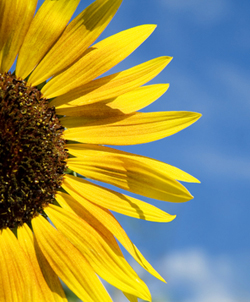
#> input picture Lab4/images/sunflower.jpg, 250 x 302 px
$ python 3.py
#> lines starting #> are read from the running program, lines starting #| are printed output that depends on the picture
import cv2 as cv
import numpy as np
import matplotlib.pyplot as plt

img = cv.imread('images/sunflower.jpg')
#> img is the input picture: shape (302, 250, 3); mean B, G, R 85.7, 145.1, 148.8
img_meanfilter = cv.blur(img, (5,5))
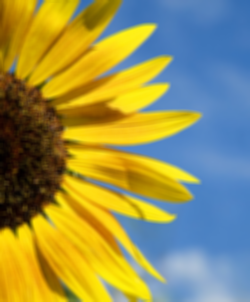
#> img_meanfilter: shape (302, 250, 3); mean B, G, R 85.7, 145.1, 148.8
img_Gaussianfilter = cv.GaussianBlur(img, (5,5), 0)
img = cv.cvtColor(img, cv.COLOR_BGR2RGB)
img_meanfilter = cv.cvtColor(img_meanfilter, cv.COLOR_BGR2RGB)
img_Gaussianfilter = cv.cvtColor(img_Gaussianfilter, cv.COLOR_BGR2RGB)

fig , axs = plt.subplots(1,3, figsize=(10,4))
axs[0].imshow(img)
axs[0].set_title('Original Image')
axs[1].imshow(img_meanfilter)
axs[1].set_title('Mean Filter Image')
axs[2].imshow(img_Gaussianfilter)
axs[2].set_title('Gaussian Filter Image')
for ax in axs:
    ax.set_xticks([])
    ax.set_yticks([])
plt.tight_layout()
plt.show()
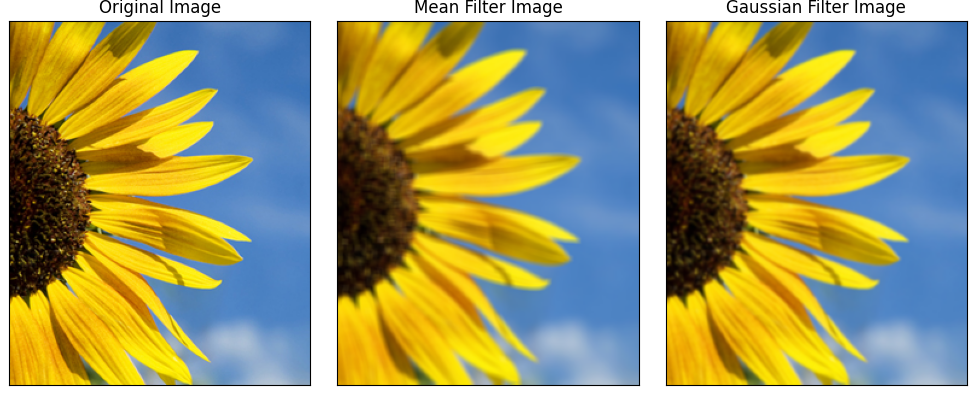
#> figure drawn by matplotlib, 3 panels

$ run again, with Lab4/images/Arithmetic.jpg copied over Lab4/images/sunflower.jpg
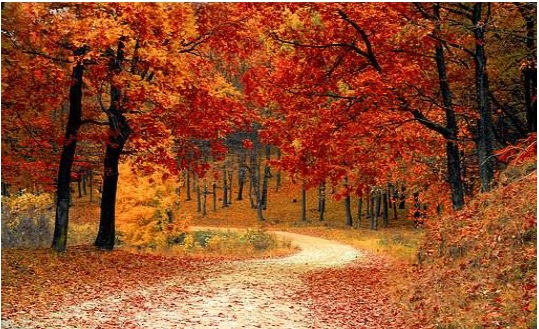
#> input picture Lab4/images/Arithmetic.jpg, 539 x 329 px
#> img is the input picture: shape (329, 539, 3); mean B, G, R 44.3, 78.1, 146.9
#> `img_meanfilter = cv.blur(img, (5,5))`:
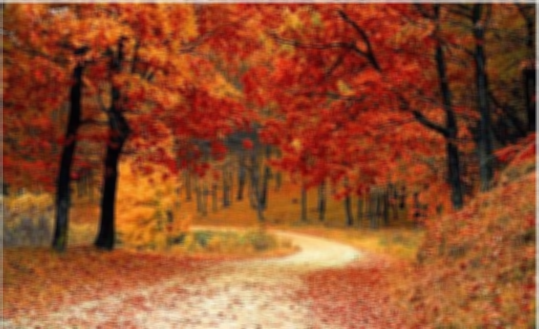
#> img_meanfilter: shape (329, 539, 3); mean B, G, R 44, 77.8, 146.6
#> `plt.show()`:
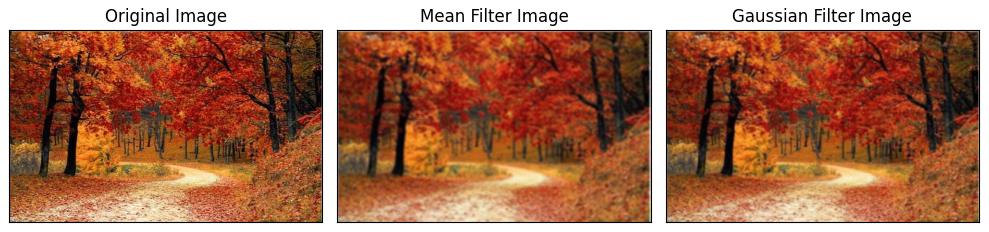
#> figure drawn by matplotlib, 3 panels

$ run again, with Lab4/images/varese.jpg copied over Lab4/images/sunflower.jpg
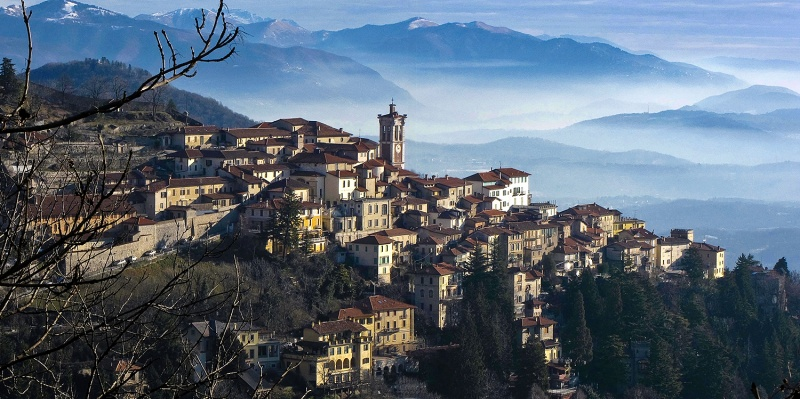
#> input picture Lab4/images/varese.jpg, 800 x 399 px
#> img is the input picture: shape (399, 800, 3); mean B, G, R 117.7, 103.6, 90.3
#> `img_meanfilter = cv.blur(img, (5,5))`:
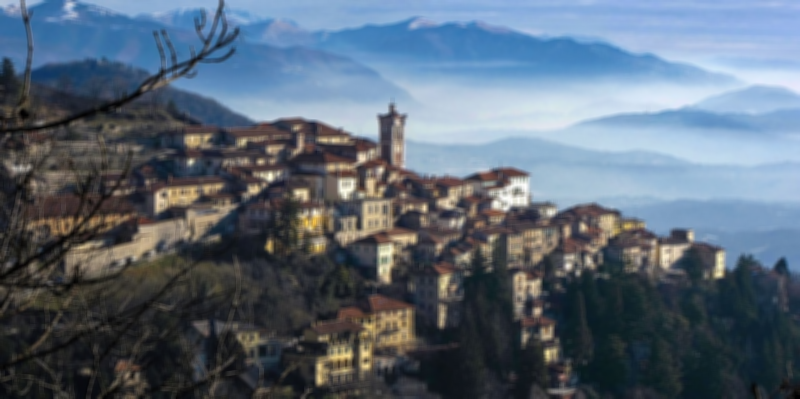
#> img_meanfilter: shape (399, 800, 3); mean B, G, R 117.7, 103.6, 90.3
#> `plt.show()`:
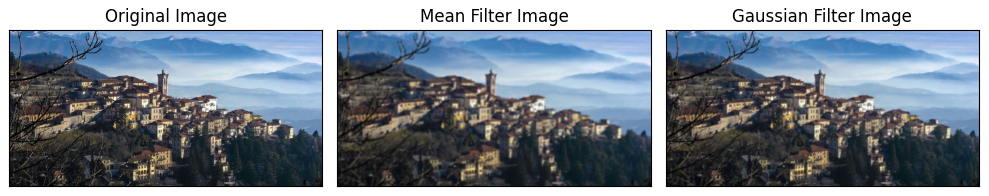
#> figure drawn by matplotlib, 3 panels
